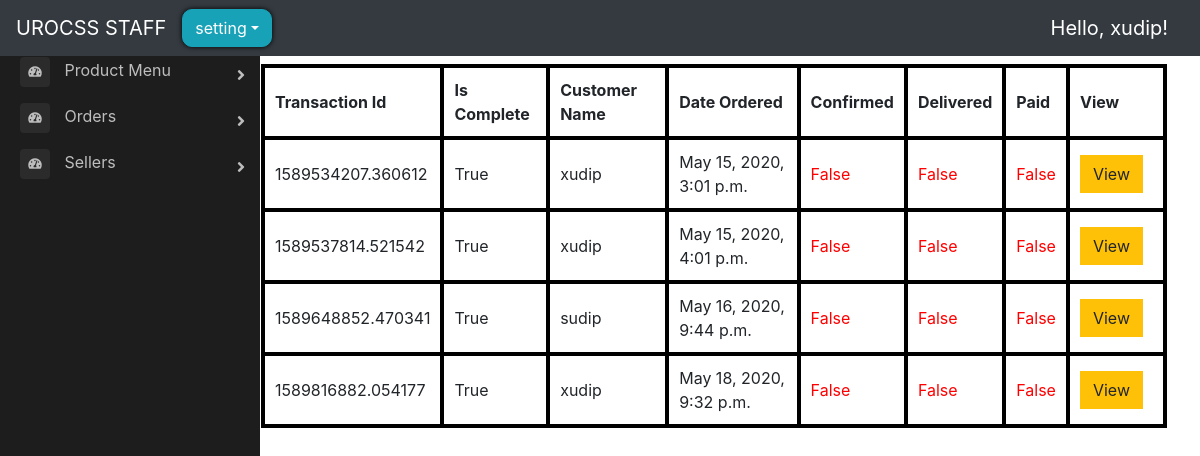
Before: /backend/backend_main/ (signed in) with the older database file.
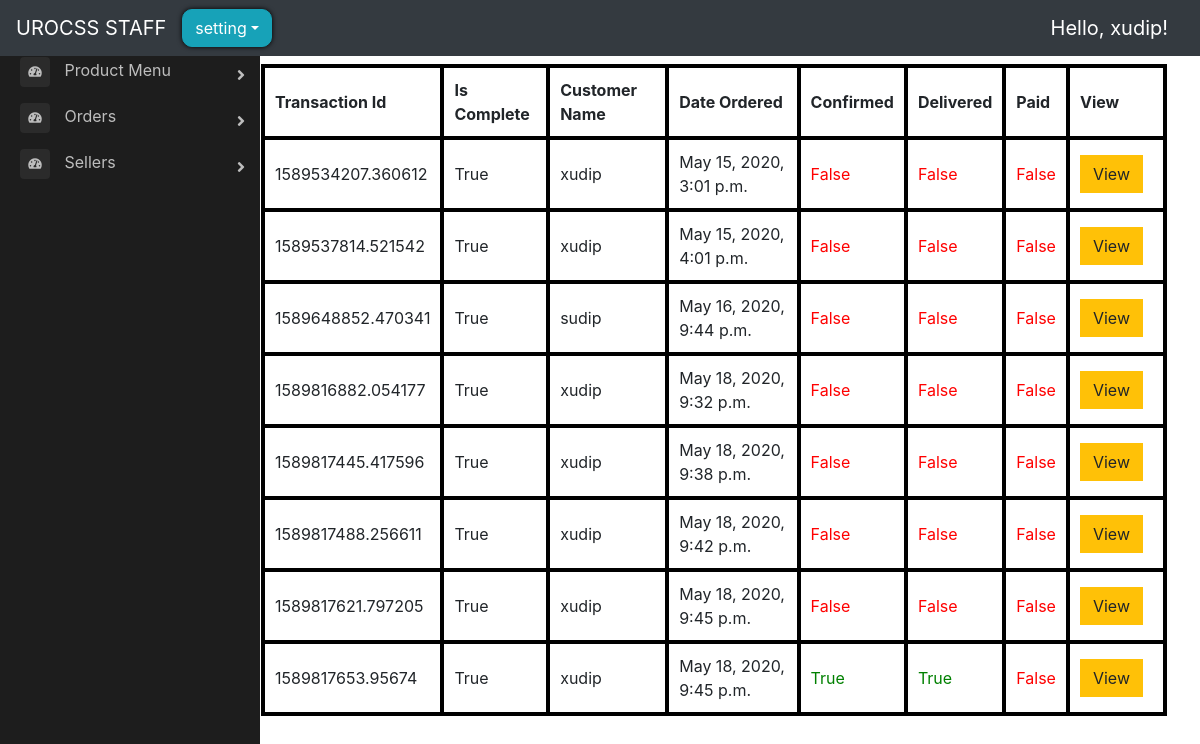
After: the same page with the newer database file.
### store/models.py (models this page shows, shortened)
class Order(models.Model):
    customer = models.ForeignKey(User, on_delete=models.SET_NULL, blank=True, null=True)
    date_ordered = models.DateTimeField(auto_now_add=True)
    complete = models.BooleanField(default=False, null=True, blank=False)
    transaction_id = models.CharField(max_length=200, null=True)

### backend/views.py (the view)
# urls.py: path("backend_main/", views.backend_main, name="backend_main"),
@login_required(login_url="backend_login")
def backend_main(request):
    orders = store_models.Order.objects.all()
    for order in orders:
        order_delivery_status = order.orderdeliverystatus_set.all()
        order_payment_status = order.paymentinfo_set.all()
        order = order.__dict__
        if (
            order_delivery_status[0].confirmed is True
            and order_delivery_status[0].delivered is False
        ):
            order["confirmed"] = True
            order["delivered"] = False
            order["paid"] = False
        elif order_delivery_status[0].delivered is True:
            order["confirmed"] = True
            order["delivered"] = True
            order["paid"] = False
        elif order_payment_status[0].paid is True:
            order["confirmed"] = True
            order["delivered"] = True
            order["paid"] = True
        else:
            order["confirmed"] = False
            order["delivered"] = False
            order["paid"] = False
    context = {"orders": orders}
    return render(request, "backend/backend_homepage.html", context)

### backend/templates/backend/backend_homepage.html (shortened to what this page needs)
{% extends 'backend/backend_main.html' %}
{% load static %}
{% block main %}
<div class="row">
</div>
<div class="row">
    <table>
        <tr>
            <th>Transaction Id</th>
            <th>Is Complete</th>
            <th>Customer Name</th>
            <th>Date Ordered</th>
            <th>Confirmed</th>
            <th>Delivered</th>
            <th>Paid</th>
            <th>View</th>
        </tr>
        {% for order in orders %}
        <tr>
            <td>{{order.transaction_id}}</td>
            <td>{{order.complete}}</td>
            <td>{{order.customer}}</td>
            <td>{{order.date_ordered}}</td>
            {% if order.confirmed is True %}
            <td style="color: green;">{{order.confirmed}}</td>
            {% else %}
            <td style="color: red;">{{order.confirmed}}</td>
            {% endif %}
            {% if order.delivered is True %}
            <td style="color:green;">{{order.delivered}}</td>
            {% else %}
            <td style="color:red;">{{order.delivered}}</td>
            {% endif %}
            {% if order.paid is True %}
            <td style="color:green">{{order.paid}}</td>
            {% else %}
            <td style="color:red">{{order.paid}}</td>
            {% endif %}
            <td>
                <a href="{% url 'view_order_detail' id=order.transaction_id %}" style="text-decoration: none;">
                    <button class="btn btn-warning" style="margin-right:10px;">View</button>
                </a>
            </td>
        </tr>
        {% endfor %}
    </table>
</div>
{% endblock %}

Changed rows visible on the page:
added Order: transaction_id "1589817445.417596", complete "True", customer "xudip", date_ordered "May 18, 2020, 9:38 p.m.", confirmed "False", delivered "False", paid "False"
added Order: transaction_id "1589817488.256611", complete "True", customer "xudip", date_ordered "May 18, 2020, 9:42 p.m.", confirmed "False", delivered "False", paid "False"
added Order: transaction_id "1589817621.797205", complete "True", customer "xudip", date_ordered "May 18, 2020, 9:45 p.m.", confirmed "False", delivered "False", paid "False"
added Order: transaction_id "1589817653.95674", complete "True", customer "xudip", date_ordered "May 18, 2020, 9:45 p.m.", confirmed "True", delivered "True", paid "False"
